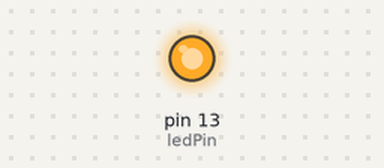
A sketch run on a simulated Arduino Uno, built with avr-gcc and run on an emulated ATmega328P. Parts: output pins drawn as LEDs (lit = HIGH).

Above: at 0.2 s.
At 6.1 s:
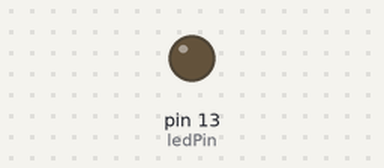
Timing chart, 0 to 7.8 s (numbered marks = the images above):
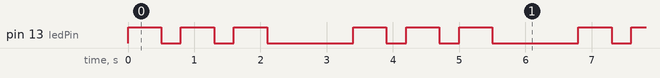

The sketch:

P17ArduinoP6.ino
```cpp
const int ledPin = 13; // Dicta el led que debe encender

void setup() {
  pinMode(ledPin, OUTPUT); // Para los pines externos en una protoboard
}

void loop() {
  int blinkCount = 2;
  int maxBlinks = 5;


  while (blinkCount < maxBlinks) {
    digitalWrite(ledPin, HIGH);
    delay(500);
    digitalWrite(ledPin, LOW);
    delay(300);
    blinkCount++;
  }

 delay(1000);

}
```

Measured:
- by itself, pin 13 (ledPin): repeats every 3.4 s: 2 × (LOW 0.30 s, HIGH 0.50 s), LOW 1.3 s, HIGH 0.50 s
- by itself, everything shown: repeats every 3.4 s, in 6 steps
